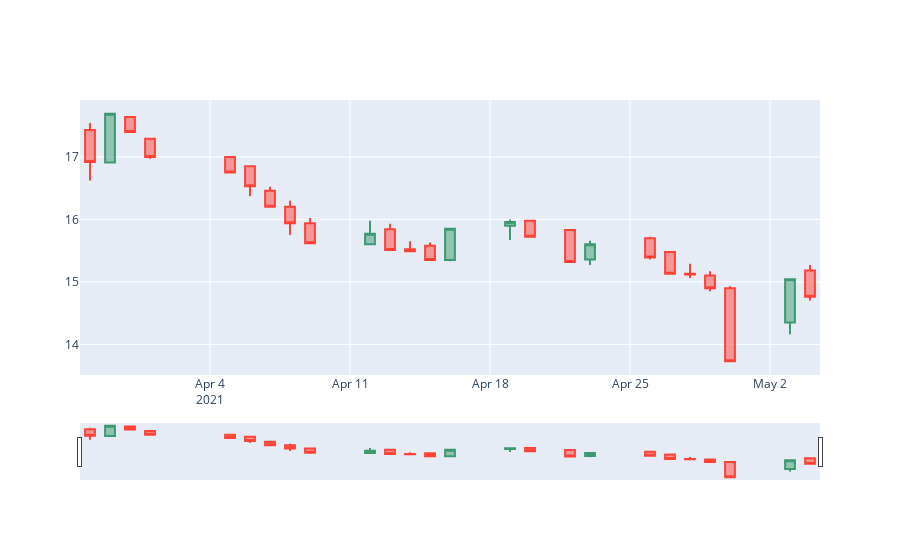
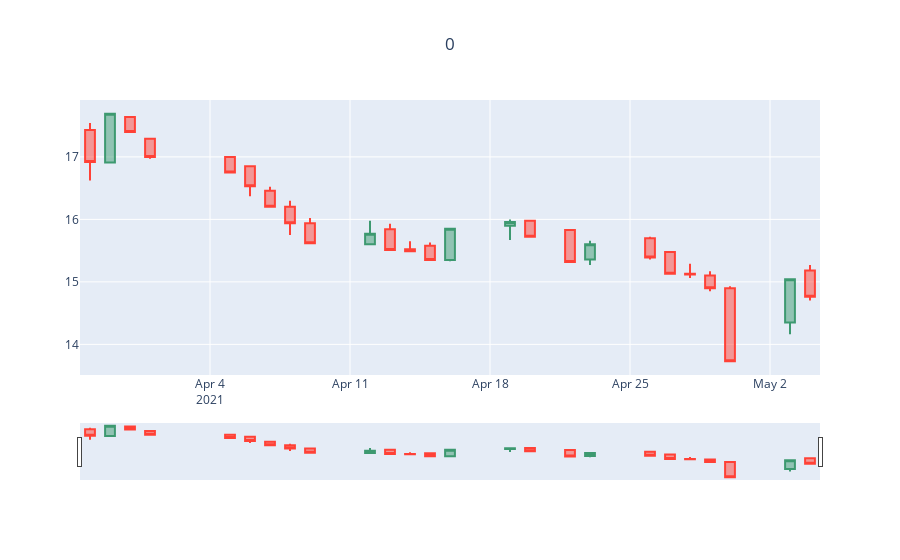
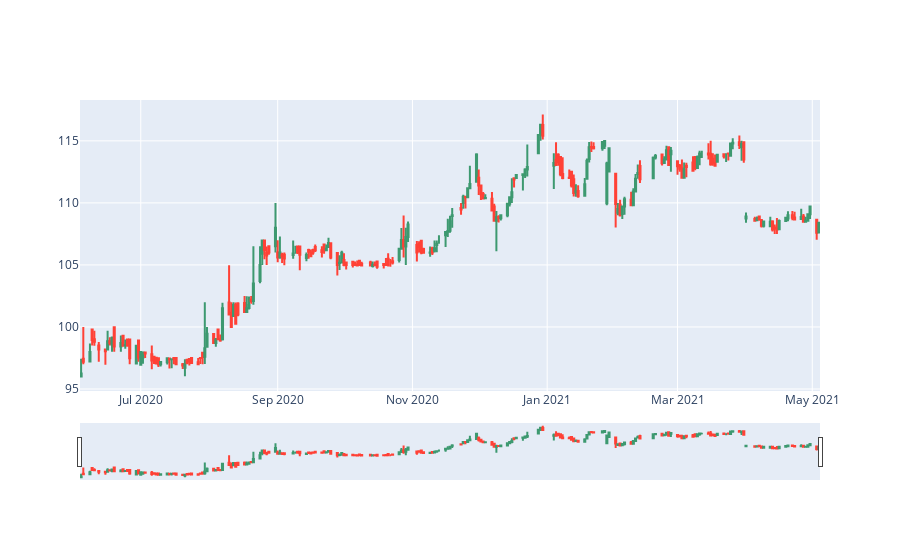
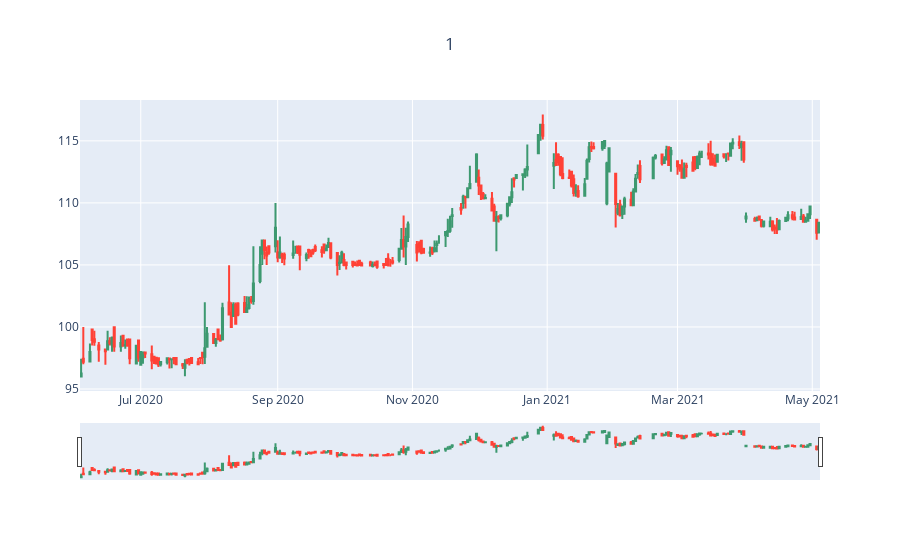

The notebook cell saved with these charts, in order:
### Code cell
# agora vamos usar a biblioteca plotly pois ela tem alguns recursos que facilitam e deixam mais rápido a analise
for i in range(0, len(dados)):
    trace = go.Candlestick(x = dados[i][1].index,
    open=dados[i][1]['Open'],
    high=dados[i][1]['High'],
    low=dados[i][1]['Low'],
    close=dados[i][1]['Close'])
    data = [trace]

    py.iplot(data, filename='gráfico de ações')
    nome = [i][0]

    layout = go.Layout(
    title = nome,
    title_x = 0.5,
    xaxis = dict(
    rangeslider = dict(
    visible = True)))

    fig = go.Figure(data=data,layout=layout)
    py.iplot(fig)

### Figure 1 — Plotly figure (JSON) as saved in the notebook; plotly's stock layout.template omitted (floating-point values rounded to 4 significant figures)
{"data": [{"close": [16.92, 17.69, 17.4, 17, 16.75, 16.53, 16.2, 15.94, 15.62, 15.77, 15.51, 15.49, 15.35, 15.85, 15.96, 15.72, 15.32, 15.6, 15.39, 15.13, 15.12, 14.9, 13.73, 15.04, 14.76], "high": [17.54, 17.69, 17.65, 17.29, 17, 16.86, 16.52, 16.3, 16.02, 15.98, 15.93, 15.65, 15.63, 15.85, 16, 15.99, 15.83, 15.66, 15.72, 15.48, 15.29, 15.17, 14.93, 15.04, 15.27], "low": [16.62, 16.91, 17.4, 16.97, 16.75, 16.37, 16.2, 15.75, 15.61, 15.6, 15.51, 15.49, 15.35, 15.33, 15.67, 15.72, 15.32, 15.27, 15.36, 15.12, 15.06, 14.85, 13.73, 14.16, 14.7], "open": [17.43, 16.91, 17.64, 17.29, 17, 16.85, 16.46, 16.2, 15.94, 15.6, 15.84, 15.52, 15.58, 15.35, 15.9, 15.98, 15.83, 15.36, 15.7, 15.48, 15.13, 15.1, 14.9, 14.35, 15.18], "type": "candlestick", "x": ["2021-03-29T00:00:00", "2021-03-30T00:00:00", "2021-03-31T00:00:00", "2021-04-01T00:00:00", "2021-04-05T00:00:00", "2021-04-06T00:00:00", "2021-04-07T00:00:00", "2021-04-08T00:00:00", "2021-04-09T00:00:00", "2021-04-12T00:00:00", "2021-04-13T00:00:00", "2021-04-14T00:00:00", "2021-04-15T00:00:00", "2021-04-16T00:00:00", "2021-04-19T00:00:00", "2021-04-20T00:00:00", "2021-04-22T00:00:00", "2021-04-23T00:00:00", "2021-04-26T00:00:00", "2021-04-27T00:00:00", "2021-04-28T00:00:00", "2021-04-29T00:00:00", "2021-04-30T00:00:00", "2021-05-03T00:00:00", "2021-05-04T00:00:00"]}], "layout": {}}

### Figure 2 — Plotly figure (JSON) as saved in the notebook; plotly's stock layout.template omitted (floating-point values rounded to 4 significant figures)
{"data": [{"close": [16.92, 17.69, 17.4, 17, 16.75, 16.53, 16.2, 15.94, 15.62, 15.77, 15.51, 15.49, 15.35, 15.85, 15.96, 15.72, 15.32, 15.6, 15.39, 15.13, 15.12, 14.9, 13.73, 15.04, 14.76], "high": [17.54, 17.69, 17.65, 17.29, 17, 16.86, 16.52, 16.3, 16.02, 15.98, 15.93, 15.65, 15.63, 15.85, 16, 15.99, 15.83, 15.66, 15.72, 15.48, 15.29, 15.17, 14.93, 15.04, 15.27], "low": [16.62, 16.91, 17.4, 16.97, 16.75, 16.37, 16.2, 15.75, 15.61, 15.6, 15.51, 15.49, 15.35, 15.33, 15.67, 15.72, 15.32, 15.27, 15.36, 15.12, 15.06, 14.85, 13.73, 14.16, 14.7], "open": [17.43, 16.91, 17.64, 17.29, 17, 16.85, 16.46, 16.2, 15.94, 15.6, 15.84, 15.52, 15.58, 15.35, 15.9, 15.98, 15.83, 15.36, 15.7, 15.48, 15.13, 15.1, 14.9, 14.35, 15.18], "type": "candlestick", "x": ["2021-03-29T00:00:00", "2021-03-30T00:00:00", "2021-03-31T00:00:00", "2021-04-01T00:00:00", "2021-04-05T00:00:00", "2021-04-06T00:00:00", "2021-04-07T00:00:00", "2021-04-08T00:00:00", "2021-04-09T00:00:00", "2021-04-12T00:00:00", "2021-04-13T00:00:00", "2021-04-14T00:00:00", "2021-04-15T00:00:00", "2021-04-16T00:00:00", "2021-04-19T00:00:00", "2021-04-20T00:00:00", "2021-04-22T00:00:00", "2021-04-23T00:00:00", "2021-04-26T00:00:00", "2021-04-27T00:00:00", "2021-04-28T00:00:00", "2021-04-29T00:00:00", "2021-04-30T00:00:00", "2021-05-03T00:00:00", "2021-05-04T00:00:00"]}], "layout": {"title": {"text": "0", "x": 0.5}, "xaxis": {"rangeslider": {"visible": true}}}}

### Figure 3 — Plotly figure (JSON) as saved in the notebook; plotly's stock layout.template omitted (floating-point values rounded to 4 significant figures; data arrays with more than 128 entries replaced by an {"elided": "..."} marker saying what was removed)
{"data": [{"close": {"elided": "224 float values"}, "high": {"elided": "224 float values"}, "low": {"elided": "224 float values"}, "open": {"elided": "224 float values"}, "type": "candlestick", "x": {"elided": "224 str values"}}], "layout": {}}

### Figure 4 — Plotly figure (JSON) as saved in the notebook; plotly's stock layout.template omitted (floating-point values rounded to 4 significant figures; data arrays with more than 128 entries replaced by an {"elided": "..."} marker saying what was removed)
{"data": [{"close": {"elided": "224 float values"}, "high": {"elided": "224 float values"}, "low": {"elided": "224 float values"}, "open": {"elided": "224 float values"}, "type": "candlestick", "x": {"elided": "224 str values"}}], "layout": {"title": {"text": "1", "x": 0.5}, "xaxis": {"rangeslider": {"visible": true}}}}
